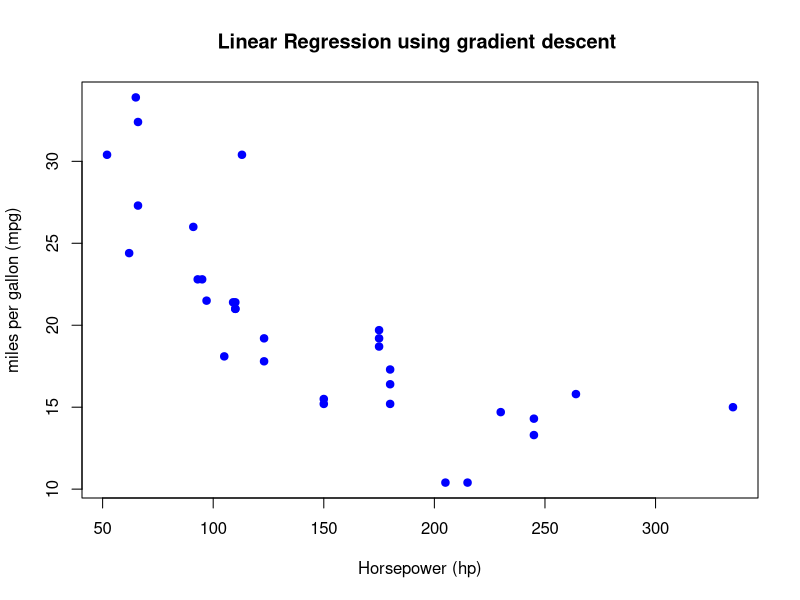

Reproduce this figure in R.
# ✅ Load built-in mtcars dataset
data(mtcars)

# 🧮 Select horsepower (hp) as input and mpg as output
x <- mtcars$hp  # Feature (independent variable)
y <- mtcars$mpg # Target (dependent variable)

# ⚙️ Initialize model parameters
w <- 0.01      # Initial weight
b <- 0         # Initial bias
lr <- 0.0001   # Learning rate
n <- length(x) # Number of data points

# 🔁 Train for 100 iterations (epochs)
for(i in 1:100){
  
  # 🔮 Step 1: Make prediction using current model
  y_pred <- w * x + b  # Linear model: ŷ = wx + b
  
  # 📉 Step 2: Compute Mean Squared Error loss
  loss <- mean((y - y_pred)^2)
  
  # 🔗 Step 3: Compute gradients using the chain rule
  dl_dw <- (-2/n) * sum((y - y_pred) * x)  # Gradient w.r.t. weight
  dl_db <- (-2/n) * sum(y - y_pred)        # Gradient w.r.t. bias
  
  # 🔄 Step 4: Update the parameters using the gradients
  w <- w - lr * dl_dw
  b <- b - lr * dl_db
  
  # 🖨️ Print status every 10 epochs
  if(i %% 10 == 0){
    cat("Epoch:", i, "| Loss:", round(loss, 2), "| w:", round(w, 4), "| b:", round(b, 4), "\n")
  }
}

# plot : actual data and predicted regression line 
plot(x,y,
     main = "Linear Regression using gradient descent ", 
     xlab = "Horsepower (hp)", ylab = "miles per gallon (mpg)",
     pch = 19, col = "blue" # Blue points: actual data
     )

